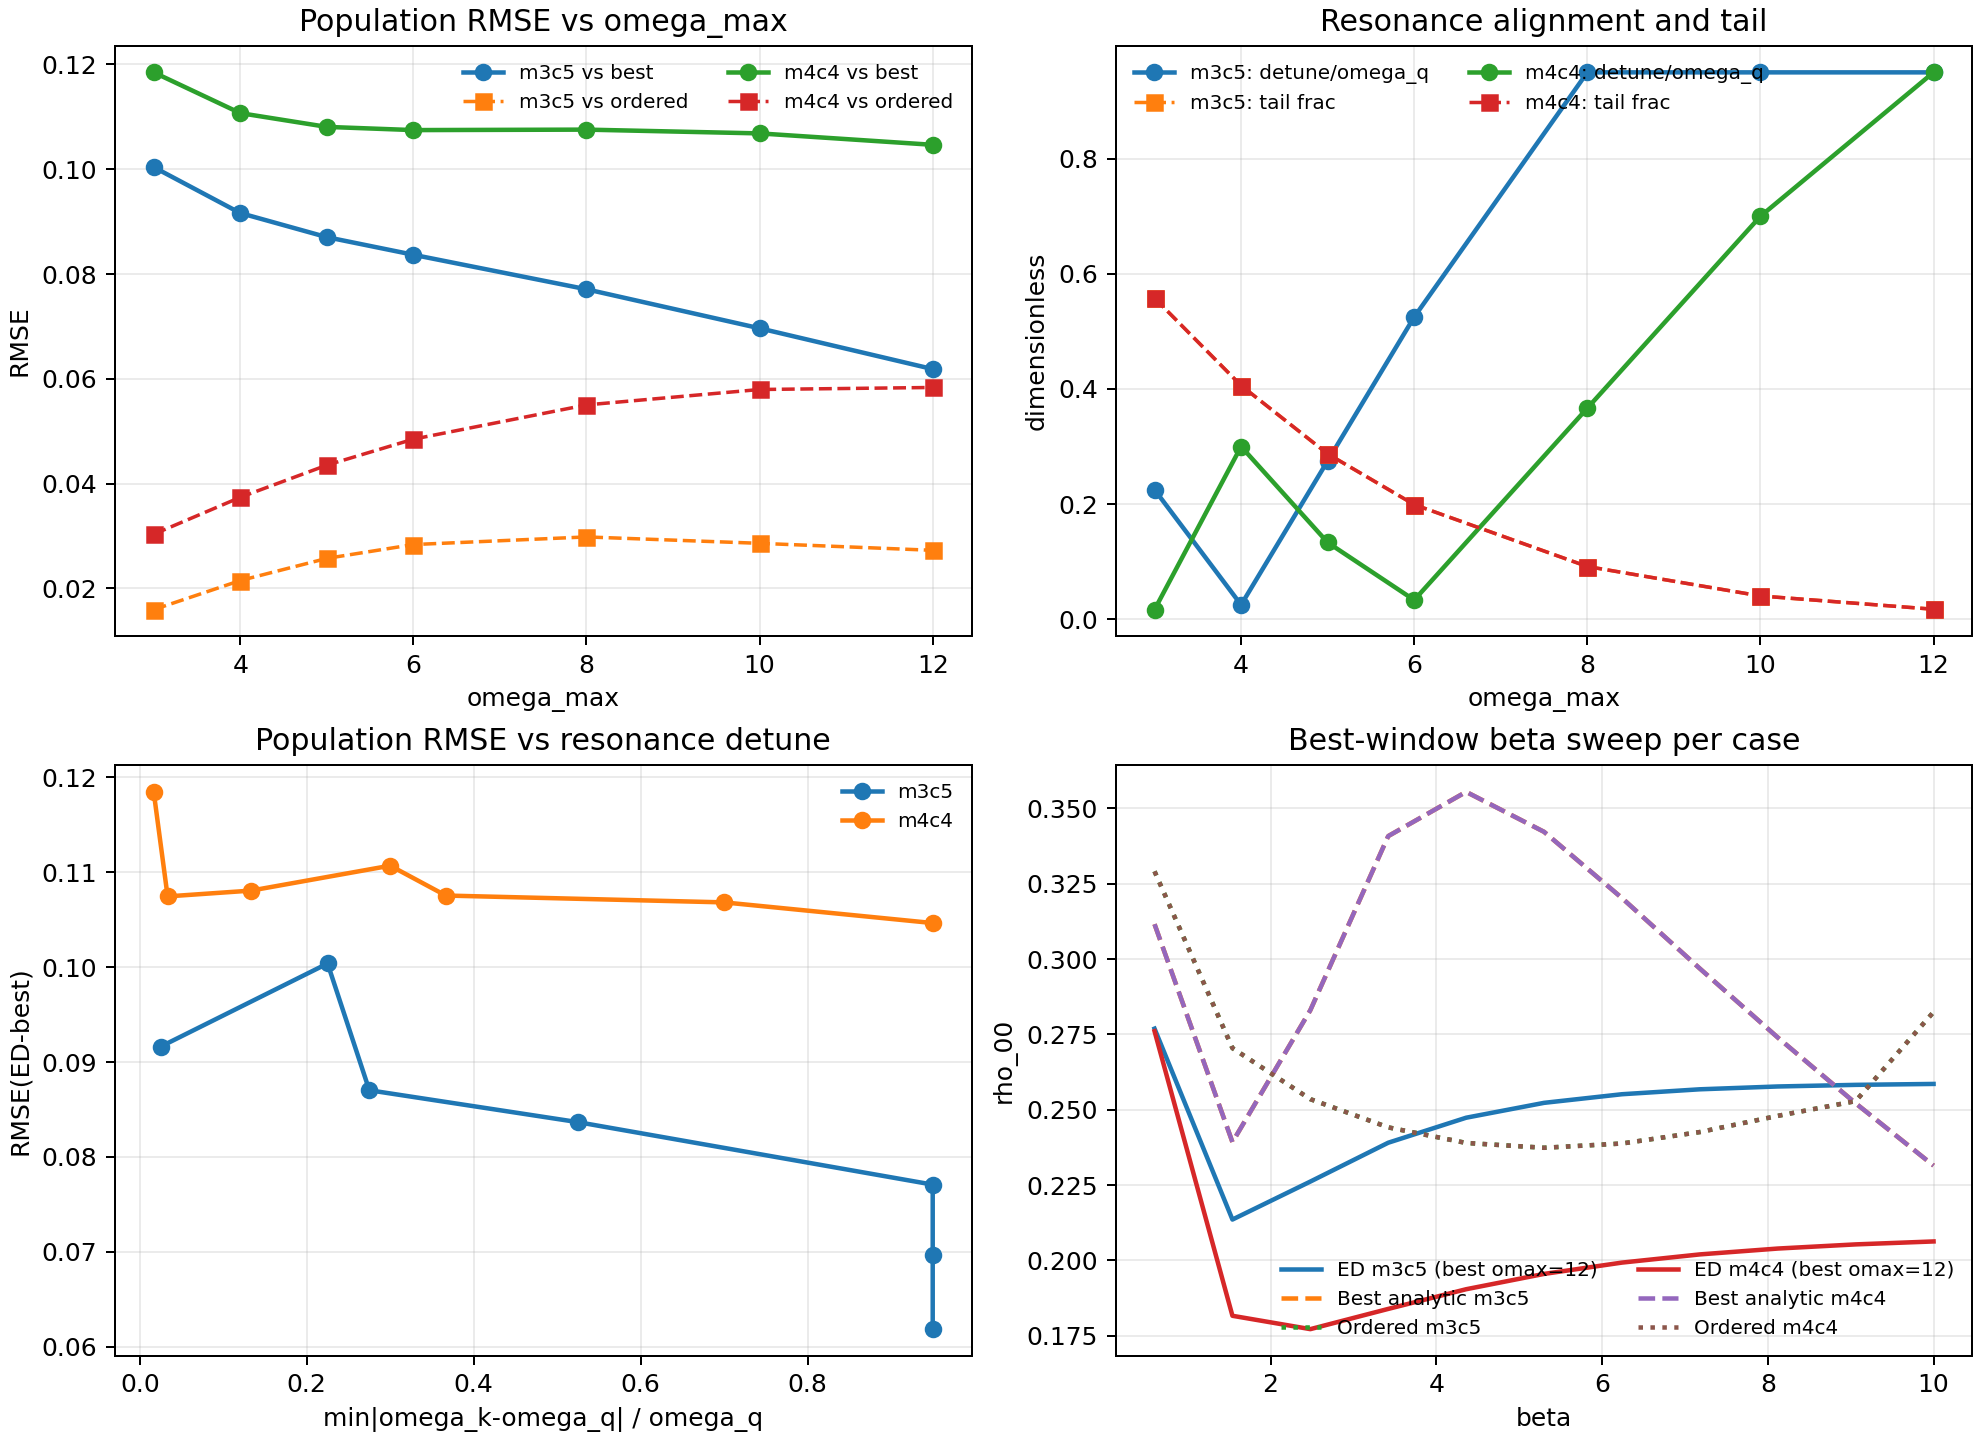

This figure's Python source:
"""
Characterize which spectral window works best when ED and analytic share the same window.

Outputs:
- scan CSV with per-point ED/ordered/analytic-best comparisons
- summary CSV with RMSE vs window width and resonance alignment
- diagnostic plot
- markdown log

Run with:
  powershell -ExecutionPolicy Bypass -File run_safe.ps1 simulations/src/hmf_spectral_window_characterization_codex_v34.py
"""

from __future__ import annotations

from dataclasses import dataclass
from pathlib import Path

import matplotlib.pyplot as plt
import numpy as np
import pandas as pd

from hmf_component_normalized_compare_codex_v5 import _compact_components
from hmf_model_comparison_standalone_codex_v1 import (
    BenchmarkConfig as LiteConfig,
    RenormConfig,
    extract_density,
    ordered_gaussian_state,
)
from hmf_v5_qubit_core import build_ed_context, exact_reduced_state
from prl127_qubit_benchmark import BenchmarkConfig as EDConfig


@dataclass(frozen=True)
class EDCase:
    label: str
    n_modes: int
    n_cut: int


def _rmse(x: np.ndarray) -> float:
    return float(np.sqrt(np.mean(np.square(x)))) if len(x) else np.nan


def _tail_fraction(omega_max: float, tau_c: float) -> float:
    # For J(w) ~ tau*w*exp(-tau*w): fraction of area above omega_max.
    x = tau_c * omega_max
    return float(np.exp(-x) * (1.0 + x))


def _nearest_mode_detune(omega_min: float, omega_max: float, omega_q: float, n_modes: int) -> tuple[float, float]:
    if n_modes <= 1:
        w = 0.5 * (omega_min + omega_max)
        return abs(w - omega_q), omega_max - omega_min
    grid = np.linspace(omega_min, omega_max, n_modes, dtype=float)
    dw = float(grid[1] - grid[0])
    detune = float(np.min(np.abs(grid - omega_q)))
    return detune, dw


def _build_lite(
    beta: float,
    theta: float,
    omega_q: float,
    omega_min: float,
    omega_max: float,
) -> LiteConfig:
    return LiteConfig(
        beta=float(beta),
        omega_q=float(omega_q),
        theta=float(theta),
        n_modes=40,
        n_cut=1,
        omega_min=float(omega_min),
        omega_max=float(omega_max),
        q_strength=5.0,
        tau_c=0.5,
    )


def _build_ed(
    beta: float,
    theta: float,
    omega_q: float,
    omega_min: float,
    omega_max: float,
    case: EDCase,
) -> EDConfig:
    return EDConfig(
        beta=float(beta),
        omega_q=float(omega_q),
        theta=float(theta),
        n_modes=int(case.n_modes),
        n_cut=int(case.n_cut),
        omega_min=float(omega_min),
        omega_max=float(omega_max),
        q_strength=5.0,
        tau_c=0.5,
        lambda_min=0.0,
        lambda_max=1.0,
        lambda_points=2,
        output_prefix="hmf_spectral_window_characterization_codex_v34",
    )


def run_scan() -> tuple[pd.DataFrame, pd.DataFrame]:
    # Fixed physics for this characterization.
    theta = float(np.pi / 2.0)
    g = 0.5
    omega_q = 2.0
    omega_min = 0.1
    tau_c = 0.5
    betas = np.linspace(0.6, 10.0, 11, dtype=float)
    omega_max_vals = np.array([3.0, 4.0, 5.0, 6.0, 8.0, 10.0, 12.0], dtype=float)
    ren = RenormConfig(scale=1.04, kappa=0.94)

    cases = [
        EDCase(label="m3c5", n_modes=3, n_cut=5),
        EDCase(label="m4c4", n_modes=4, n_cut=4),
    ]

    rows: list[dict[str, float | int | str]] = []
    ref_cache: dict[tuple[float, float], tuple[float, float, float, float]] = {}

    for omega_max in omega_max_vals:
        for beta in betas:
            ref_key = (float(beta), float(omega_max))
            if ref_key not in ref_cache:
                lite = _build_lite(beta, theta, omega_q, omega_min, omega_max)
                rho_ord = ordered_gaussian_state(lite, g)
                ord_p00, _ord_p11, ord_coh = extract_density(rho_ord)
                best_p00, _best_p11, best_coh, _best_ratio = _compact_components(
                    lite, g, use_running=True, renorm=ren
                )
                ref_cache[ref_key] = (float(ord_p00), float(ord_coh), float(best_p00), float(best_coh))

            ord_p00, ord_coh, best_p00, best_coh = ref_cache[ref_key]

            for case in cases:
                detune, dw = _nearest_mode_detune(
                    omega_min=omega_min,
                    omega_max=float(omega_max),
                    omega_q=omega_q,
                    n_modes=case.n_modes,
                )
                cfg = _build_ed(
                    beta=float(beta),
                    theta=theta,
                    omega_q=omega_q,
                    omega_min=omega_min,
                    omega_max=float(omega_max),
                    case=case,
                )
                ctx = build_ed_context(cfg)
                rho_ed = exact_reduced_state(ctx, g)
                ed_p00, _ed_p11, ed_coh = extract_density(rho_ed)

                rows.append(
                    {
                        "case": case.label,
                        "n_modes": int(case.n_modes),
                        "n_cut": int(case.n_cut),
                        "beta": float(beta),
                        "g": g,
                        "theta": theta,
                        "omega_q": omega_q,
                        "omega_min": omega_min,
                        "omega_max": float(omega_max),
                        "window_ratio_min": float(omega_min / omega_q),
                        "window_ratio_max": float(omega_max / omega_q),
                        "detune_abs": float(detune),
                        "detune_over_omega_q": float(detune / omega_q),
                        "detune_over_dw": float(detune / max(dw, 1e-12)),
                        "dw": float(dw),
                        "tail_fraction": _tail_fraction(float(omega_max), tau_c),
                        "ordered_p00": ord_p00,
                        "ordered_coh": ord_coh,
                        "best_p00": best_p00,
                        "best_coh": best_coh,
                        "ed_p00": float(ed_p00),
                        "ed_coh": float(ed_coh),
                        "d_ed_ord_p00": float(ed_p00 - ord_p00),
                        "d_ed_best_p00": float(ed_p00 - best_p00),
                        "d_ed_ord_coh": float(ed_coh - ord_coh),
                        "d_ed_best_coh": float(ed_coh - best_coh),
                    }
                )

    df = pd.DataFrame.from_records(rows).sort_values(["case", "omega_max", "beta"]).reset_index(drop=True)

    summary_rows: list[dict[str, float | int | str]] = []
    for (case, n_modes, n_cut, omega_max), grp in df.groupby(["case", "n_modes", "n_cut", "omega_max"]):
        summary_rows.append(
            {
                "case": str(case),
                "n_modes": int(n_modes),
                "n_cut": int(n_cut),
                "omega_q": float(grp["omega_q"].iloc[0]),
                "omega_min": float(grp["omega_min"].iloc[0]),
                "omega_max": float(omega_max),
                "window_ratio_min": float(grp["window_ratio_min"].iloc[0]),
                "window_ratio_max": float(grp["window_ratio_max"].iloc[0]),
                "dw": float(grp["dw"].iloc[0]),
                "detune_abs": float(grp["detune_abs"].iloc[0]),
                "detune_over_omega_q": float(grp["detune_over_omega_q"].iloc[0]),
                "detune_over_dw": float(grp["detune_over_dw"].iloc[0]),
                "tail_fraction": float(grp["tail_fraction"].iloc[0]),
                "rmse_ed_vs_ordered_p00": _rmse(grp["d_ed_ord_p00"].to_numpy(float)),
                "rmse_ed_vs_best_p00": _rmse(grp["d_ed_best_p00"].to_numpy(float)),
                "rmse_ed_vs_ordered_coh": _rmse(grp["d_ed_ord_coh"].to_numpy(float)),
                "rmse_ed_vs_best_coh": _rmse(grp["d_ed_best_coh"].to_numpy(float)),
                "p00_at_beta2": float(
                    np.interp(2.0, grp["beta"].to_numpy(float), grp["ed_p00"].to_numpy(float))
                ),
                "p00_at_beta8": float(
                    np.interp(8.0, grp["beta"].to_numpy(float), grp["ed_p00"].to_numpy(float))
                ),
            }
        )
    summary = (
        pd.DataFrame.from_records(summary_rows)
        .sort_values(["case", "omega_max"])
        .reset_index(drop=True)
    )
    return df, summary


def write_outputs(df: pd.DataFrame, summary: pd.DataFrame) -> None:
    out_dir = Path(__file__).resolve().parent
    scan_csv = out_dir / "hmf_spectral_window_characterization_scan_codex_v34.csv"
    summary_csv = out_dir / "hmf_spectral_window_characterization_summary_codex_v34.csv"
    fig_png = out_dir / "hmf_spectral_window_characterization_codex_v34.png"
    log_md = out_dir / "hmf_spectral_window_characterization_log_codex_v34.md"

    df.to_csv(scan_csv, index=False)
    summary.to_csv(summary_csv, index=False)

    fig, axes = plt.subplots(2, 2, figsize=(11, 8), constrained_layout=True)

    ax = axes[0, 0]
    for case, grp in summary.groupby("case"):
        g = grp.sort_values("omega_max")
        ax.plot(g["omega_max"], g["rmse_ed_vs_best_p00"], "o-", linewidth=1.8, label=f"{case} vs best")
        ax.plot(g["omega_max"], g["rmse_ed_vs_ordered_p00"], "s--", linewidth=1.4, label=f"{case} vs ordered")
    ax.set_title("Population RMSE vs omega_max")
    ax.set_xlabel("omega_max")
    ax.set_ylabel("RMSE")
    ax.grid(alpha=0.25)
    ax.legend(frameon=False, fontsize=8, ncol=2)

    ax = axes[0, 1]
    for case, grp in summary.groupby("case"):
        g = grp.sort_values("omega_max")
        ax.plot(g["omega_max"], g["detune_over_omega_q"], "o-", linewidth=1.8, label=f"{case}: detune/omega_q")
        ax.plot(g["omega_max"], g["tail_fraction"], "s--", linewidth=1.4, label=f"{case}: tail frac")
    ax.set_title("Resonance alignment and tail")
    ax.set_xlabel("omega_max")
    ax.set_ylabel("dimensionless")
    ax.grid(alpha=0.25)
    ax.legend(frameon=False, fontsize=8, ncol=2)

    ax = axes[1, 0]
    for case, grp in summary.groupby("case"):
        g = grp.sort_values("detune_over_omega_q")
        ax.plot(g["detune_over_omega_q"], g["rmse_ed_vs_best_p00"], "o-", linewidth=1.8, label=case)
    ax.set_title("Population RMSE vs resonance detune")
    ax.set_xlabel("min|omega_k-omega_q| / omega_q")
    ax.set_ylabel("RMSE(ED-best)")
    ax.grid(alpha=0.25)
    ax.legend(frameon=False, fontsize=8)

    ax = axes[1, 1]
    for case, grp in df.groupby("case"):
        best_row = (
            summary[summary["case"] == case]
            .sort_values("rmse_ed_vs_best_p00")
            .iloc[0]
        )
        best_omax = float(best_row["omega_max"])
        sub = grp[grp["omega_max"] == best_omax].sort_values("beta")
        ax.plot(sub["beta"], sub["ed_p00"], linewidth=1.8, label=f"ED {case} (best omax={best_omax:g})")
        ax.plot(sub["beta"], sub["best_p00"], linestyle="--", linewidth=1.8, label=f"Best analytic {case}")
        ax.plot(sub["beta"], sub["ordered_p00"], linestyle=":", linewidth=1.8, label=f"Ordered {case}")
    ax.set_title("Best-window beta sweep per case")
    ax.set_xlabel("beta")
    ax.set_ylabel("rho_00")
    ax.grid(alpha=0.25)
    ax.legend(frameon=False, fontsize=8, ncol=2)

    fig.savefig(fig_png, dpi=180)
    plt.close(fig)

    lines: list[str] = []
    lines.append("# Spectral Window Characterization (Codex v34)")
    lines.append("")
    lines.append("ED and analytic are evaluated on the same spectral window in each run.")
    lines.append("Fixed setup: theta=pi/2, g=0.5, omega_q=2.0, omega_min=0.1, tau_c=0.5.")
    lines.append("")
    lines.append(
        "| case | n_modes | n_cut | omega_max | window_ratio_max | detune_over_omega_q | detune_over_dw | tail_fraction | rmse_ed_vs_best_p00 | rmse_ed_vs_ordered_p00 | p00_at_beta2 | p00_at_beta8 |"
    )
    lines.append("|---|---:|---:|---:|---:|---:|---:|---:|---:|---:|---:|---:|")
    for _, r in summary.sort_values(["case", "rmse_ed_vs_best_p00"]).iterrows():
        lines.append(
            f"| {r['case']} | {int(r['n_modes'])} | {int(r['n_cut'])} | {r['omega_max']:.3f} | "
            f"{r['window_ratio_max']:.3f} | {r['detune_over_omega_q']:.3f} | {r['detune_over_dw']:.3f} | "
            f"{r['tail_fraction']:.4f} | {r['rmse_ed_vs_best_p00']:.6f} | {r['rmse_ed_vs_ordered_p00']:.6f} | "
            f"{r['p00_at_beta2']:.6f} | {r['p00_at_beta8']:.6f} |"
        )
    log_md.write_text("\n".join(lines), encoding="utf-8")

    print("Wrote:", scan_csv.name)
    print("Wrote:", summary_csv.name)
    print("Wrote:", fig_png.name)
    print("Wrote:", log_md.name)


def main() -> None:
    df, summary = run_scan()
    write_outputs(df, summary)


if __name__ == "__main__":
    main()

